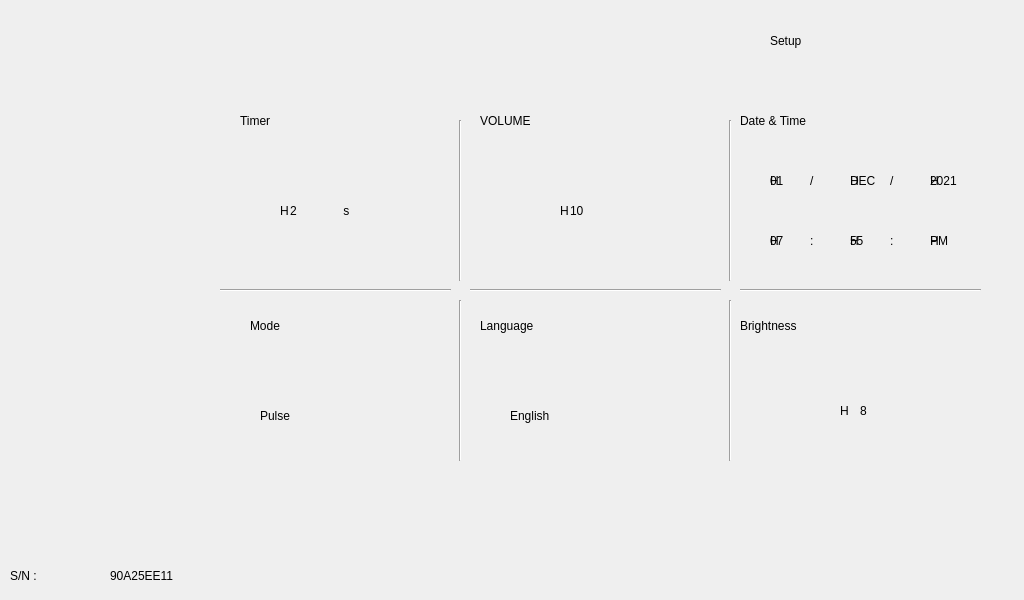
<?xml version="1.0" encoding="UTF-8"?>
<ui version="4.0">
 <class>setup</class>
 <widget class="QWidget" name="setup">
  <property name="geometry">
   <rect>
    <x>0</x>
    <y>0</y>
    <width>1024</width>
    <height>600</height>
   </rect>
  </property>
  <property name="windowTitle">
   <string>Form</string>
  </property>
  <widget class="QLabel" name="image_screen">
   <property name="geometry">
    <rect>
     <x>0</x>
     <y>0</y>
     <width>1031</width>
     <height>601</height>
    </rect>
   </property>
   <property name="styleSheet">
    <string notr="true"/>
   </property>
   <property name="text">
    <string/>
   </property>
  </widget>
  <widget class="QLabel" name="back_label">
   <property name="geometry">
    <rect>
     <x>20</x>
     <y>20</y>
     <width>141</width>
     <height>121</height>
    </rect>
   </property>
   <property name="text">
    <string/>
   </property>
  </widget>
  <widget class="QLabel" name="startup_title_label">
   <property name="geometry">
    <rect>
     <x>770</x>
     <y>10</y>
     <width>221</width>
     <height>61</height>
    </rect>
   </property>
   <property name="text">
    <string>Setup</string>
   </property>
   <property name="margin">
    <number>0</number>
   </property>
   <property name="indent">
    <number>-1</number>
   </property>
  </widget>
  <widget class="QLabel" name="sw_title_label">
   <property name="geometry">
    <rect>
     <x>10</x>
     <y>550</y>
     <width>101</width>
     <height>51</height>
    </rect>
   </property>
   <property name="text">
    <string>S/N :</string>
   </property>
   <property name="margin">
    <number>0</number>
   </property>
   <property name="indent">
    <number>-1</number>
   </property>
  </widget>
  <widget class="QLabel" name="sw_data_label">
   <property name="geometry">
    <rect>
     <x>110</x>
     <y>550</y>
     <width>201</width>
     <height>51</height>
    </rect>
   </property>
   <property name="text">
    <string>90A25EE11</string>
   </property>
   <property name="margin">
    <number>0</number>
   </property>
   <property name="indent">
    <number>-1</number>
   </property>
  </widget>
  <widget class="QLabel" name="up_button_label">
   <property name="geometry">
    <rect>
     <x>30</x>
     <y>180</y>
     <width>131</width>
     <height>141</height>
    </rect>
   </property>
   <property name="text">
    <string/>
   </property>
   <property name="margin">
    <number>0</number>
   </property>
   <property name="indent">
    <number>-1</number>
   </property>
  </widget>
  <widget class="QLabel" name="down_button_label">
   <property name="geometry">
    <rect>
     <x>30</x>
     <y>330</y>
     <width>131</width>
     <height>141</height>
    </rect>
   </property>
   <property name="text">
    <string/>
   </property>
   <property name="margin">
    <number>0</number>
   </property>
   <property name="indent">
    <number>-1</number>
   </property>
  </widget>
  <widget class="QLabel" name="timer_symbol_label">
   <property name="geometry">
    <rect>
     <x>340</x>
     <y>180</y>
     <width>41</width>
     <height>61</height>
    </rect>
   </property>
   <property name="text">
    <string> s</string>
   </property>
   <property name="margin">
    <number>0</number>
   </property>
   <property name="indent">
    <number>-1</number>
   </property>
  </widget>
  <widget class="QLabel" name="timer_title_label">
   <property name="geometry">
    <rect>
     <x>240</x>
     <y>100</y>
     <width>181</width>
     <height>41</height>
    </rect>
   </property>
   <property name="text">
    <string>Timer</string>
   </property>
   <property name="margin">
    <number>0</number>
   </property>
   <property name="indent">
    <number>-1</number>
   </property>
  </widget>
  <widget class="QLabel" name="timer_data_label">
   <property name="geometry">
    <rect>
     <x>290</x>
     <y>180</y>
     <width>51</width>
     <height>61</height>
    </rect>
   </property>
   <property name="text">
    <string>2 </string>
   </property>
   <property name="margin">
    <number>0</number>
   </property>
   <property name="indent">
    <number>-1</number>
   </property>
  </widget>
  <widget class="QLabel" name="mode_data_label">
   <property name="geometry">
    <rect>
     <x>260</x>
     <y>390</y>
     <width>141</width>
     <height>51</height>
    </rect>
   </property>
   <property name="text">
    <string>Pulse</string>
   </property>
   <property name="margin">
    <number>0</number>
   </property>
   <property name="indent">
    <number>-1</number>
   </property>
  </widget>
  <widget class="QLabel" name="mode_title_label">
   <property name="geometry">
    <rect>
     <x>250</x>
     <y>300</y>
     <width>161</width>
     <height>51</height>
    </rect>
   </property>
   <property name="text">
    <string>Mode</string>
   </property>
   <property name="margin">
    <number>0</number>
   </property>
   <property name="indent">
    <number>-1</number>
   </property>
  </widget>
  <widget class="QLabel" name="mode_button_label">
   <property name="geometry">
    <rect>
     <x>250</x>
     <y>380</y>
     <width>161</width>
     <height>71</height>
    </rect>
   </property>
   <property name="text">
    <string/>
   </property>
  </widget>
  <widget class="QLabel" name="volume_data_label">
   <property name="geometry">
    <rect>
     <x>570</x>
     <y>180</y>
     <width>51</width>
     <height>61</height>
    </rect>
   </property>
   <property name="text">
    <string>10</string>
   </property>
   <property name="margin">
    <number>0</number>
   </property>
   <property name="indent">
    <number>-1</number>
   </property>
  </widget>
  <widget class="QLabel" name="volume_title_label">
   <property name="geometry">
    <rect>
     <x>480</x>
     <y>100</y>
     <width>221</width>
     <height>41</height>
    </rect>
   </property>
   <property name="text">
    <string>VOLUME</string>
   </property>
   <property name="margin">
    <number>0</number>
   </property>
   <property name="indent">
    <number>-1</number>
   </property>
  </widget>
  <widget class="QLabel" name="language_button_label">
   <property name="geometry">
    <rect>
     <x>480</x>
     <y>380</y>
     <width>231</width>
     <height>71</height>
    </rect>
   </property>
   <property name="text">
    <string/>
   </property>
  </widget>
  <widget class="QLabel" name="language_data_label">
   <property name="geometry">
    <rect>
     <x>510</x>
     <y>390</y>
     <width>171</width>
     <height>51</height>
    </rect>
   </property>
   <property name="text">
    <string>English</string>
   </property>
   <property name="margin">
    <number>0</number>
   </property>
   <property name="indent">
    <number>-1</number>
   </property>
  </widget>
  <widget class="QLabel" name="language_title_label">
   <property name="geometry">
    <rect>
     <x>480</x>
     <y>300</y>
     <width>231</width>
     <height>51</height>
    </rect>
   </property>
   <property name="text">
    <string>Language</string>
   </property>
   <property name="margin">
    <number>0</number>
   </property>
   <property name="indent">
    <number>-1</number>
   </property>
  </widget>
  <widget class="QLabel" name="brightness_data_label">
   <property name="geometry">
    <rect>
     <x>860</x>
     <y>380</y>
     <width>71</width>
     <height>61</height>
    </rect>
   </property>
   <property name="text">
    <string>8</string>
   </property>
   <property name="margin">
    <number>0</number>
   </property>
   <property name="indent">
    <number>-1</number>
   </property>
  </widget>
  <widget class="QLabel" name="brightness_title_label">
   <property name="geometry">
    <rect>
     <x>740</x>
     <y>300</y>
     <width>261</width>
     <height>51</height>
    </rect>
   </property>
   <property name="text">
    <string>Brightness</string>
   </property>
   <property name="margin">
    <number>0</number>
   </property>
   <property name="indent">
    <number>-1</number>
   </property>
  </widget>
  <widget class="QLabel" name="time_symbol1_label">
   <property name="geometry">
    <rect>
     <x>810</x>
     <y>210</y>
     <width>31</width>
     <height>61</height>
    </rect>
   </property>
   <property name="text">
    <string>:</string>
   </property>
   <property name="margin">
    <number>0</number>
   </property>
   <property name="indent">
    <number>-1</number>
   </property>
  </widget>
  <widget class="QLabel" name="time_ampm_label">
   <property name="geometry">
    <rect>
     <x>930</x>
     <y>210</y>
     <width>41</width>
     <height>61</height>
    </rect>
   </property>
   <property name="text">
    <string>PM</string>
   </property>
   <property name="margin">
    <number>0</number>
   </property>
   <property name="indent">
    <number>-1</number>
   </property>
  </widget>
  <widget class="QLabel" name="time_minute_label">
   <property name="geometry">
    <rect>
     <x>850</x>
     <y>210</y>
     <width>41</width>
     <height>61</height>
    </rect>
   </property>
   <property name="text">
    <string>55</string>
   </property>
   <property name="margin">
    <number>0</number>
   </property>
   <property name="indent">
    <number>-1</number>
   </property>
  </widget>
  <widget class="QLabel" name="time_hour_label">
   <property name="geometry">
    <rect>
     <x>770</x>
     <y>210</y>
     <width>41</width>
     <height>61</height>
    </rect>
   </property>
   <property name="text">
    <string>07</string>
   </property>
   <property name="margin">
    <number>0</number>
   </property>
   <property name="indent">
    <number>-1</number>
   </property>
  </widget>
  <widget class="QLabel" name="date_year_label">
   <property name="geometry">
    <rect>
     <x>930</x>
     <y>150</y>
     <width>41</width>
     <height>61</height>
    </rect>
   </property>
   <property name="text">
    <string>2021</string>
   </property>
   <property name="margin">
    <number>0</number>
   </property>
   <property name="indent">
    <number>-1</number>
   </property>
  </widget>
  <widget class="QLabel" name="time_symbol2_label">
   <property name="geometry">
    <rect>
     <x>890</x>
     <y>210</y>
     <width>31</width>
     <height>61</height>
    </rect>
   </property>
   <property name="text">
    <string>:</string>
   </property>
   <property name="margin">
    <number>0</number>
   </property>
   <property name="indent">
    <number>-1</number>
   </property>
  </widget>
  <widget class="QLabel" name="date_title_label">
   <property name="geometry">
    <rect>
     <x>740</x>
     <y>100</y>
     <width>261</width>
     <height>41</height>
    </rect>
   </property>
   <property name="text">
    <string>Date &amp; Time</string>
   </property>
   <property name="margin">
    <number>0</number>
   </property>
   <property name="indent">
    <number>-1</number>
   </property>
  </widget>
  <widget class="QLabel" name="date_day_label">
   <property name="geometry">
    <rect>
     <x>770</x>
     <y>150</y>
     <width>41</width>
     <height>61</height>
    </rect>
   </property>
   <property name="text">
    <string>01</string>
   </property>
   <property name="margin">
    <number>0</number>
   </property>
   <property name="indent">
    <number>-1</number>
   </property>
  </widget>
  <widget class="QLabel" name="date_symbol1_label">
   <property name="geometry">
    <rect>
     <x>810</x>
     <y>150</y>
     <width>31</width>
     <height>61</height>
    </rect>
   </property>
   <property name="text">
    <string>/</string>
   </property>
   <property name="margin">
    <number>0</number>
   </property>
   <property name="indent">
    <number>-1</number>
   </property>
  </widget>
  <widget class="QLabel" name="date_symbol2_label">
   <property name="geometry">
    <rect>
     <x>890</x>
     <y>150</y>
     <width>31</width>
     <height>61</height>
    </rect>
   </property>
   <property name="text">
    <string>/</string>
   </property>
   <property name="margin">
    <number>0</number>
   </property>
   <property name="indent">
    <number>-1</number>
   </property>
  </widget>
  <widget class="QLabel" name="date_month_label">
   <property name="geometry">
    <rect>
     <x>850</x>
     <y>150</y>
     <width>41</width>
     <height>61</height>
    </rect>
   </property>
   <property name="text">
    <string>DEC</string>
   </property>
   <property name="margin">
    <number>0</number>
   </property>
   <property name="indent">
    <number>-1</number>
   </property>
  </widget>
  <widget class="Line" name="line">
   <property name="geometry">
    <rect>
     <x>220</x>
     <y>280</y>
     <width>231</width>
     <height>20</height>
    </rect>
   </property>
   <property name="orientation">
    <enum>Qt::Horizontal</enum>
   </property>
  </widget>
  <widget class="Line" name="line_2">
   <property name="geometry">
    <rect>
     <x>450</x>
     <y>120</y>
     <width>20</width>
     <height>161</height>
    </rect>
   </property>
   <property name="orientation">
    <enum>Qt::Vertical</enum>
   </property>
  </widget>
  <widget class="Line" name="line_3">
   <property name="geometry">
    <rect>
     <x>450</x>
     <y>300</y>
     <width>20</width>
     <height>161</height>
    </rect>
   </property>
   <property name="orientation">
    <enum>Qt::Vertical</enum>
   </property>
  </widget>
  <widget class="Line" name="line_4">
   <property name="geometry">
    <rect>
     <x>470</x>
     <y>280</y>
     <width>251</width>
     <height>21</height>
    </rect>
   </property>
   <property name="orientation">
    <enum>Qt::Horizontal</enum>
   </property>
  </widget>
  <widget class="Line" name="line_5">
   <property name="geometry">
    <rect>
     <x>720</x>
     <y>300</y>
     <width>20</width>
     <height>161</height>
    </rect>
   </property>
   <property name="orientation">
    <enum>Qt::Vertical</enum>
   </property>
  </widget>
  <widget class="Line" name="line_6">
   <property name="geometry">
    <rect>
     <x>720</x>
     <y>120</y>
     <width>20</width>
     <height>161</height>
    </rect>
   </property>
   <property name="orientation">
    <enum>Qt::Vertical</enum>
   </property>
  </widget>
  <widget class="Line" name="line_7">
   <property name="geometry">
    <rect>
     <x>740</x>
     <y>280</y>
     <width>241</width>
     <height>21</height>
    </rect>
   </property>
   <property name="orientation">
    <enum>Qt::Horizontal</enum>
   </property>
  </widget>
  <widget class="QLabel" name="timer_highlight_label">
   <property name="geometry">
    <rect>
     <x>280</x>
     <y>170</y>
     <width>71</width>
     <height>81</height>
    </rect>
   </property>
   <property name="text">
    <string>H</string>
   </property>
  </widget>
  <widget class="QLabel" name="volume_highlight_label">
   <property name="geometry">
    <rect>
     <x>560</x>
     <y>170</y>
     <width>71</width>
     <height>81</height>
    </rect>
   </property>
   <property name="text">
    <string>H</string>
   </property>
  </widget>
  <widget class="QLabel" name="brightness_highlight_label">
   <property name="geometry">
    <rect>
     <x>840</x>
     <y>370</y>
     <width>71</width>
     <height>81</height>
    </rect>
   </property>
   <property name="text">
    <string>H</string>
   </property>
  </widget>
  <widget class="QLabel" name="date_day_highlight_label">
   <property name="geometry">
    <rect>
     <x>770</x>
     <y>160</y>
     <width>41</width>
     <height>41</height>
    </rect>
   </property>
   <property name="text">
    <string>H</string>
   </property>
  </widget>
  <widget class="QLabel" name="date_month_highlight_label">
   <property name="geometry">
    <rect>
     <x>850</x>
     <y>160</y>
     <width>41</width>
     <height>41</height>
    </rect>
   </property>
   <property name="text">
    <string>H</string>
   </property>
  </widget>
  <widget class="QLabel" name="date_year_highlight_label">
   <property name="geometry">
    <rect>
     <x>930</x>
     <y>160</y>
     <width>41</width>
     <height>41</height>
    </rect>
   </property>
   <property name="text">
    <string>H</string>
   </property>
  </widget>
  <widget class="QLabel" name="time_hour_highlight_label">
   <property name="geometry">
    <rect>
     <x>770</x>
     <y>220</y>
     <width>41</width>
     <height>41</height>
    </rect>
   </property>
   <property name="text">
    <string>H</string>
   </property>
  </widget>
  <widget class="QLabel" name="time_miute_highlight_label">
   <property name="geometry">
    <rect>
     <x>850</x>
     <y>220</y>
     <width>41</width>
     <height>41</height>
    </rect>
   </property>
   <property name="text">
    <string>H</string>
   </property>
  </widget>
  <widget class="QLabel" name="time_ampm_highlight_label">
   <property name="geometry">
    <rect>
     <x>930</x>
     <y>220</y>
     <width>41</width>
     <height>41</height>
    </rect>
   </property>
   <property name="text">
    <string>H</string>
   </property>
  </widget>
  <zorder>image_screen</zorder>
  <zorder>back_label</zorder>
  <zorder>sw_title_label</zorder>
  <zorder>sw_data_label</zorder>
  <zorder>mode_title_label</zorder>
  <zorder>mode_button_label</zorder>
  <zorder>volume_data_label</zorder>
  <zorder>volume_title_label</zorder>
  <zorder>language_button_label</zorder>
  <zorder>language_data_label</zorder>
  <zorder>language_title_label</zorder>
  <zorder>brightness_data_label</zorder>
  <zorder>brightness_title_label</zorder>
  <zorder>time_symbol1_label</zorder>
  <zorder>time_ampm_label</zorder>
  <zorder>time_minute_label</zorder>
  <zorder>time_hour_label</zorder>
  <zorder>date_year_label</zorder>
  <zorder>time_symbol2_label</zorder>
  <zorder>date_title_label</zorder>
  <zorder>date_day_label</zorder>
  <zorder>date_symbol1_label</zorder>
  <zorder>date_symbol2_label</zorder>
  <zorder>date_month_label</zorder>
  <zorder>line</zorder>
  <zorder>line_2</zorder>
  <zorder>line_3</zorder>
  <zorder>line_4</zorder>
  <zorder>mode_data_label</zorder>
  <zorder>line_5</zorder>
  <zorder>line_6</zorder>
  <zorder>line_7</zorder>
  <zorder>down_button_label</zorder>
  <zorder>up_button_label</zorder>
  <zorder>timer_title_label</zorder>
  <zorder>timer_data_label</zorder>
  <zorder>timer_symbol_label</zorder>
  <zorder>startup_title_label</zorder>
  <zorder>timer_highlight_label</zorder>
  <zorder>volume_highlight_label</zorder>
  <zorder>brightness_highlight_label</zorder>
  <zorder>date_day_highlight_label</zorder>
  <zorder>date_month_highlight_label</zorder>
  <zorder>date_year_highlight_label</zorder>
  <zorder>time_hour_highlight_label</zorder>
  <zorder>time_miute_highlight_label</zorder>
  <zorder>time_ampm_highlight_label</zorder>
 </widget>
 <resources/>
 <connections/>
</ui>
